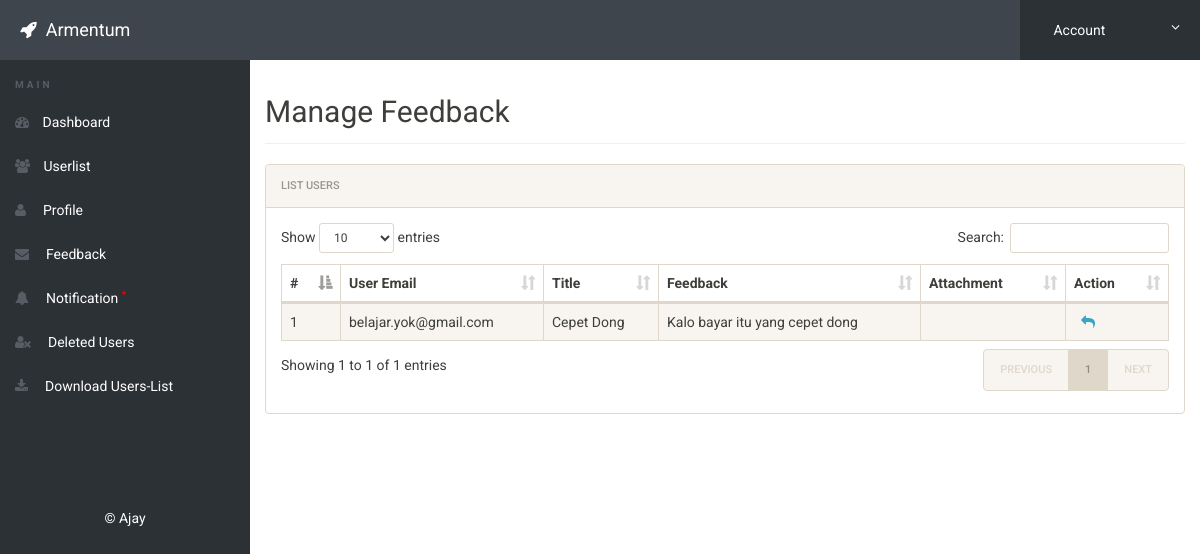
/admin/feedback.php (signed in), run on the app's committed database.
### tables this page shows
CREATE TABLE `feedback` (
  `id` int(11) NOT NULL,
  `sender` varchar(50) NOT NULL,
  `reciver` varchar(50) NOT NULL,
  `title` varchar(100) NOT NULL,
  `feedbackdata` varchar(500) NOT NULL,
  `attachment` varchar(50) NOT NULL
);

### admin/feedback.php (the view, shortened to what this page needs)
<?php
include('includes/config.php');
if(strlen($_SESSION['alogin'])==0)
	{
header('location:index.php');
}
else{
 ?>
<!doctype html>
<html lang="en" class="no-js">
<head>
	<link rel="stylesheet" href="css/font-awesome.min.css">
	<link rel="stylesheet" href="css/bootstrap.min.css">
	<link rel="stylesheet" href="css/dataTables.bootstrap.min.css">
	<link rel="stylesheet" href="css/bootstrap-social.css">
	<link rel="stylesheet" href="css/bootstrap-select.css">
	<link rel="stylesheet" href="css/fileinput.min.css">
	<link rel="stylesheet" href="css/awesome-bootstrap-checkbox.css">
	<link rel="stylesheet" href="css/style.css">
</head>
<body>
	<?php include('includes/header.php');?>
	<div class="ts-main-content">
		<?php include('includes/leftbar.php');?>
		<div class="content-wrapper">
			<div class="container-fluid">
				<div class="row">
					<div class="col-md-12">
						<h2 class="page-title">Manage Feedback</h2>
						<div class="panel panel-default">
							<div class="panel-heading">List Users</div>
							<div class="panel-body">
								<table id="zctb" class="display table table-striped table-bordered table-hover" cellspacing="0" width="100%">
									<thead>
										<tr>
										       <th>#</th>
												<th>User Email</th>
												<th>Title</th>
                                                <th>Feedback</th>
                                                <th>Attachment</th>
											    <th>Action</th>
										</tr>
									</thead>
									<tbody>
<?php
$reciver = 'Admin';
$sql = "SELECT * from  feedback where reciver = (:reciver)";
$query = $dbh -> prepare($sql);
$query-> bindParam(':reciver', $reciver, PDO::PARAM_STR);
$query->execute();
$results=$query->fetchAll(PDO::FETCH_OBJ);
$cnt=1;
if($query->rowCount() > 0)
{
foreach($results as $result)
{				?>
										<tr>
											<td><?php echo htmlentities($cnt);?></td>
                                            <td><?php echo htmlentities($result->sender);?></td>
											<td><?php echo htmlentities($result->title);?></td>
                                            <td><?php echo htmlentities($result->feedbackdata);?></td>
                                            <td><a href="../attachment/<?php echo htmlentities($result->attachment);?>" ><?php echo htmlentities($result->attachment);?></a></td>
<td>
<a href="sendreply.php?reply=<?php echo $result->sender;?>">&nbsp; <i class="fa fa-mail-reply"></i></a>&nbsp;&nbsp;
</td>
										</tr>
										<?php $cnt=$cnt+1; }} ?>
									</tbody>
								</table>
							</div>
						</div>
					</div>
				</div>
			</div>
		</div>
	</div>
</body>
</html>
<?php } ?>

### admin/css/style.css (style rules this page uses)
html { font-size: 14px; }
@media only screen and (min-width: 480px) { html { font-size: 17px; } }
@media only screen and (min-width: 768px) { html { font-size: 14px; } }
body { font-size: 1em; }
a { color: #37a6c4; }
.panel { overflow: hidden; }
.page-title { padding-bottom: 15px; margin-bottom: 20px; border-bottom: 1px solid #f0f0f0; }
.ts-main-content .content-wrapper { padding-top: 15px; margin-top: 60px; }
@media only screen and (min-width: 992px) { .ts-main-content .content-wrapper { margin-left: 250px; } }

### data on the page
feedback: sender "belajar.yok@gmail.com", title "Cepet Dong", feedbackdata "Kalo bayar itu yang cepet dong"
